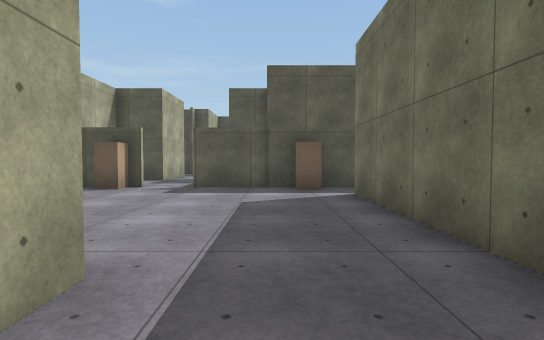
[1] (above)

23 first-person views from a walk through a Unity game level. The camera is 1.3 m above the floor, tilts 2° down and sees 80° across. The floor is counted in squares, 2 m on a side. Each view is taken from the middle of a square. On the plan, view 1 faces up. The plan holds only what a view shows up to about 10 squares ahead; the rest is blank. Surface patterns are stand-ins for the level's own textures.

[2]
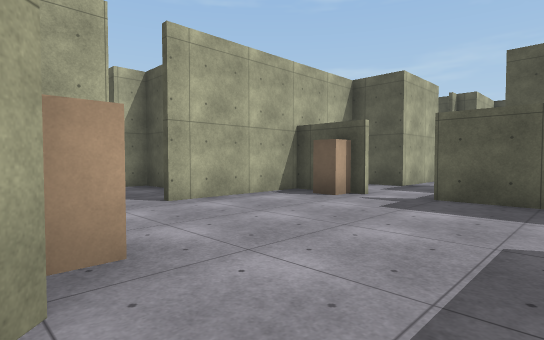

[3]
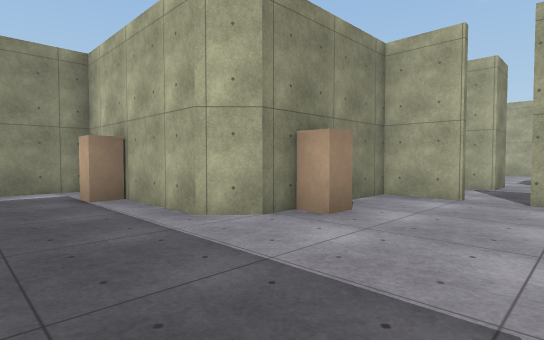

[4]
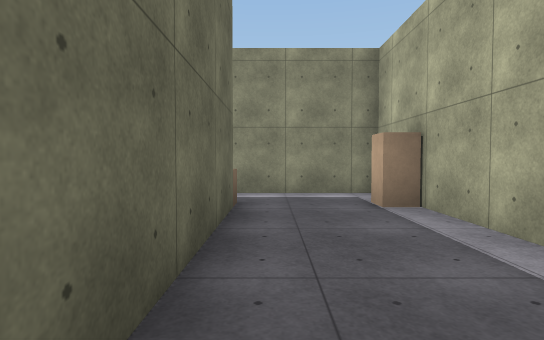

[5]
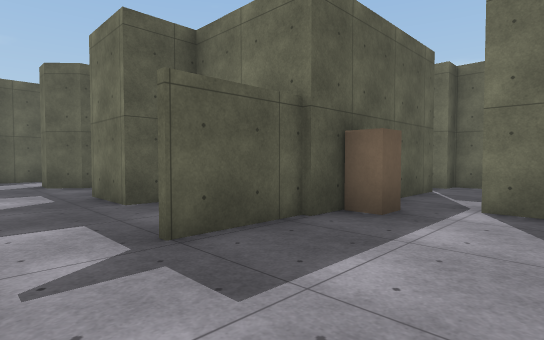

[6]
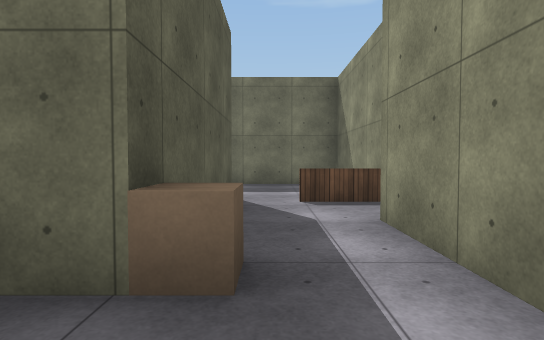

[7]
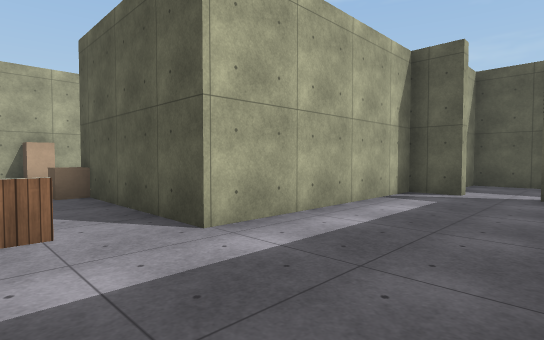

[8]
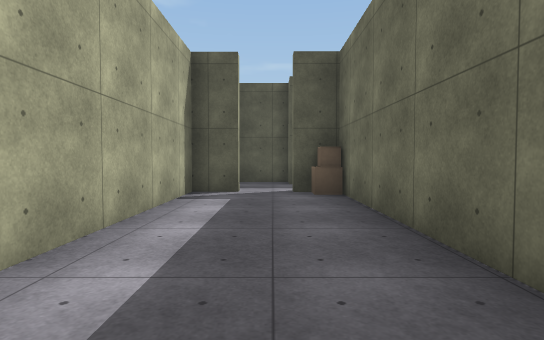

[9]
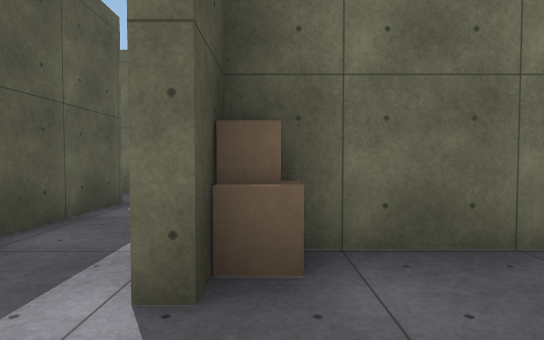

[10]
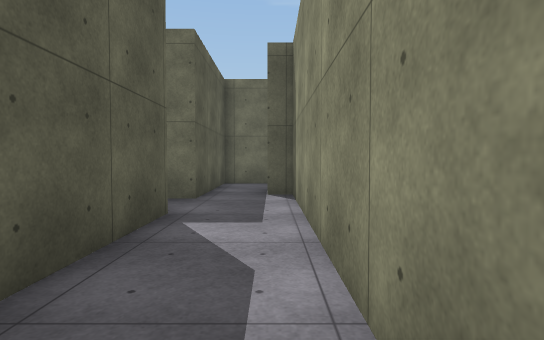

[11]
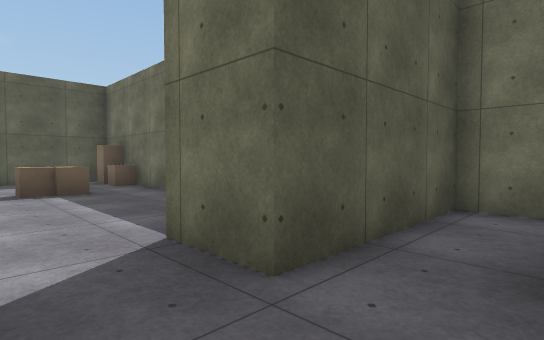

[12]
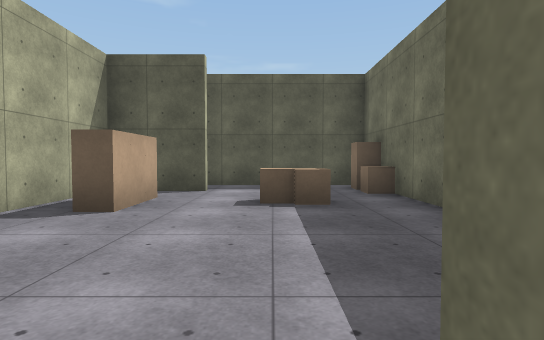

[13]
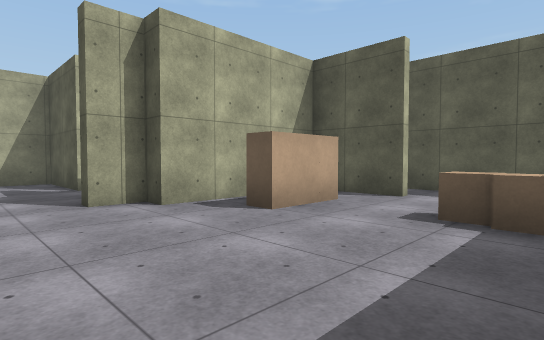

[14]
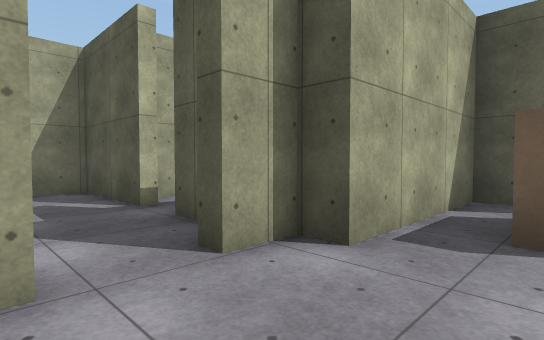

[15]
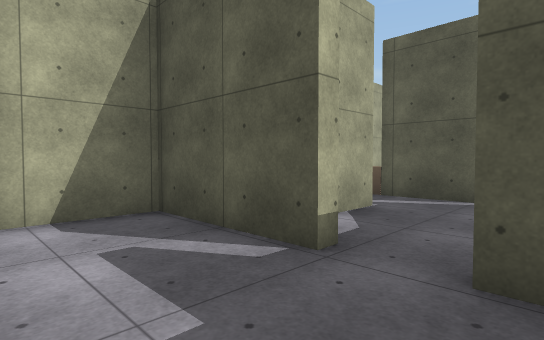

[16]
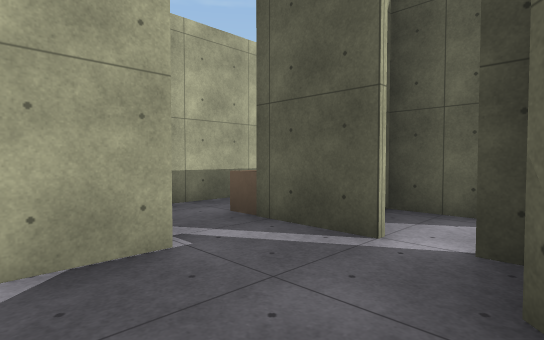

[17]
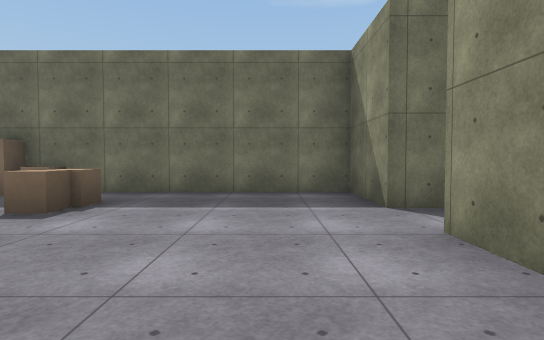

[18]
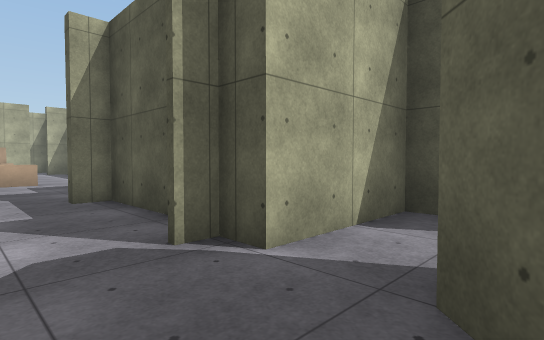

[19]
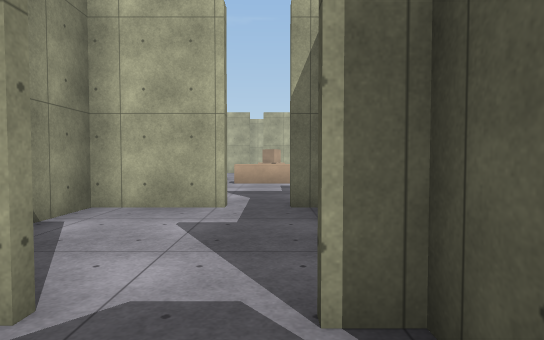

[20]
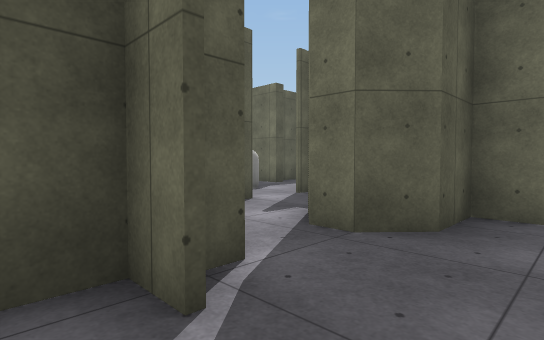

[21]
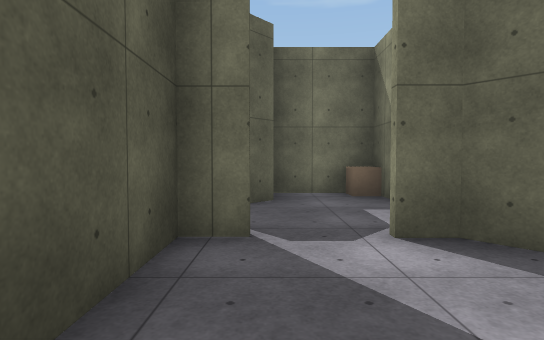

[22]
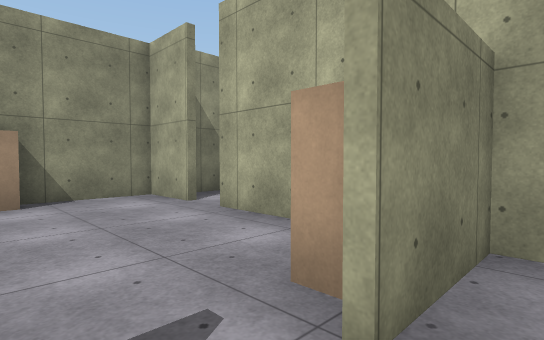

[23]
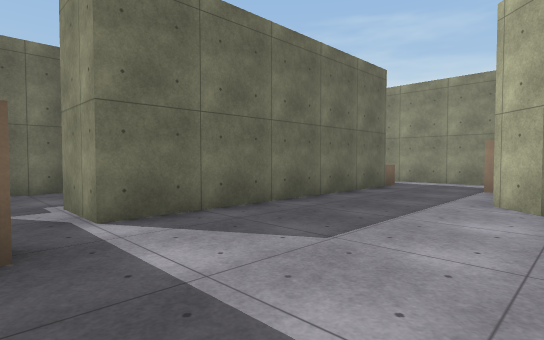

### Floor plan
Key: @ floor where view 1 was taken; # wall or solid block; . floor; = window, fence, low wall or low ledge; C capsule; O other object.
Columns run from 11 left of view 1 to 16 right of it. Each row starts with its distance up from view 1.
 19               ##
 18             ...
 17            .C.
 16         ###.##
 15         #... #  ##   #####
 14 .... ####.#  #.O#. ###...O
 13 O.........####....##.....O
 12 O...#......#   #...#.O.O..#
 11     #..##.##   #...#.O....#
 10     ####..#   ###.##......#
  9       #....   #...........#
  8       #...#####....#......#
  7       #OO...O...######..####
  6    ####.........##.........#
  5    #..#......#####......#..#
  4 .............#  #..O#####
  3 ...##.#..O...#  #...#
  2     ######...#  #...#
  1          ##..#  #...#
  0           #@.####...#
 -1           #..O......#
 -2           #.....=...#
 -3           ##### #####

Where each view was taken, in squares from view 1:
view 1: 0 up, 0 right, facing up
view 2: 2 up, 0 right, facing up-left
view 3: 5 up, 1 right, facing down-left
view 4: 4 up, 1 right, facing down
view 5: 5 up, 3 left, facing up-right
view 6: 1 down, 0 right, facing right
view 7: 2 down, 8 right, facing up-left
view 8: 2 down, 7 right, facing up
view 9: 4 up, 6 right, facing right
view 10: 5 up, 7 right, facing right
view 11: 5 up, 11 right, facing up-right
view 12: 7 up, 12 right, facing up
view 13: 8 up, 13 right, facing up-left
view 14: 8 up, 10 right, facing up-left
view 15: 8 up, 7 right, facing up-left
view 16: 11 up, 7 right, facing up-left
view 17: 9 up, 8 right, facing right
view 18: 12 up, 1 left, facing up-left
view 19: 13 up, 2 left, facing left
view 20: 12 up, 4 left, facing up-right
view 21: 13 up, 6 left, facing right
view 22: 8 up, 2 left, facing down-left
view 23: 7 up, 2 left, facing down-right
